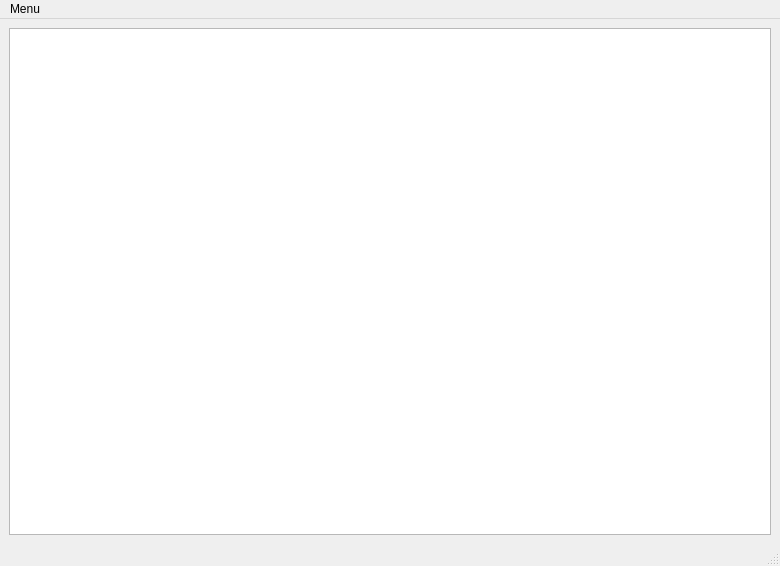
<?xml version="1.0" encoding="UTF-8"?>
<ui version="4.0">
 <class>MainWindow</class>
 <widget class="QMainWindow" name="MainWindow">
  <property name="geometry">
   <rect>
    <x>0</x>
    <y>0</y>
    <width>780</width>
    <height>566</height>
   </rect>
  </property>
  <property name="windowTitle">
   <string>MainWindow</string>
  </property>
  <widget class="QWidget" name="centralwidget">
   <layout class="QVBoxLayout" name="verticalLayout">
    <item>
     <widget class="QGraphicsView" name="graphicsView"/>
    </item>
   </layout>
  </widget>
  <widget class="QMenuBar" name="menubar">
   <property name="geometry">
    <rect>
     <x>0</x>
     <y>0</y>
     <width>780</width>
     <height>22</height>
    </rect>
   </property>
   <widget class="QMenu" name="menuMenu">
    <property name="title">
     <string>Menu</string>
    </property>
    <addaction name="actionConnect"/>
   </widget>
   <addaction name="menuMenu"/>
  </widget>
  <widget class="QStatusBar" name="statusbar"/>
  <action name="actionConnect">
   <property name="text">
    <string>Connect</string>
   </property>
  </action>
 </widget>
 <resources/>
 <connections/>
</ui>
